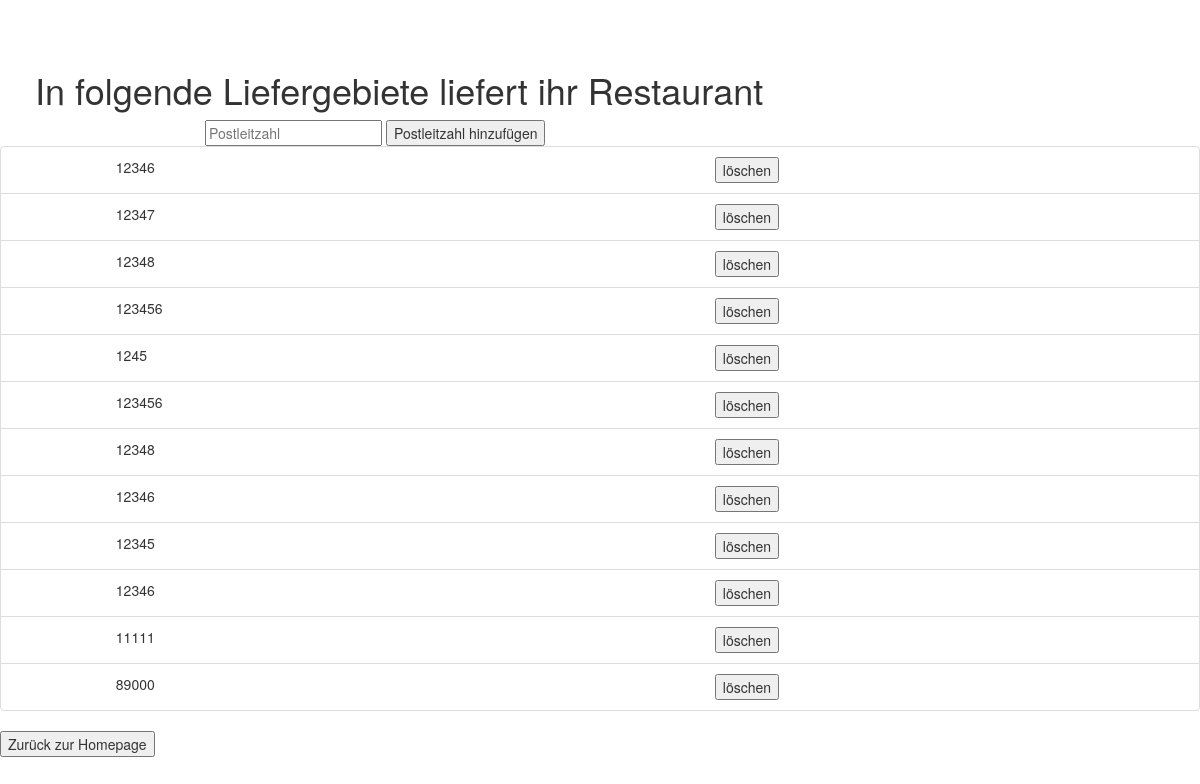
Page /restaurant/postcodes (signed in) on the committed database.
### tables this page shows
CREATE TABLE 'postcodes'('id' INTEGER PRIMARY KEY AUTOINCREMENT,'restaurant_username' TEXT, postcode INTEGER, FOREIGN KEY(restaurant_username) REFERENCES restaurant(username));

### app.py (the view)
@app.route("/restaurant/postcodes", methods =['POST', 'GET'])
def restaurant_postcodes():
    if(not 'restaurant_username' in session):
        return render_template('restaurant_login.html')
    username = session['restaurant_username']
    return render_template("restaurant_postcodes.html" , postcodes= zugreifer.getPostcodesForRestaurant(username), message = None)

### zugreifer.py (called while the page is built)
def getPostcodesForRestaurant(restaurant_username):
    con = sqlite3.connect('Database.db')
    cur = con.cursor()
    result = cur.execute("SELECT * FROM postcodes WHERE restaurant_username= '" +restaurant_username + "'");
    postcodes = list()
    for x in result:
        postcodes.append(postcodeitem(x[0], x[1], x[2]))
    cur.close()
    con.close()
    print("Found "+str(len(postcodes)) +" postcode(s) for restaurant with username: "+ restaurant_username)
    return postcodes

### templates/restaurant_postcodes.html (shortened to what this page needs)
<!DOCTYPE html>
<html lang="en">
<head>
    <link rel="stylesheet" href="https://maxcdn.bootstrapcdn.com/bootstrap/3.4.1/css/bootstrap.min.css">
</head>
<body>
    <div class = "row">
        <h1 style="padding-top: 50px; padding-left: 50px;">
            In folgende Liefergebiete liefert ihr Restaurant
        </h1>
    </div>
        <div class="row">
            <form action="{{ url_for('add_Postcode') }}" method=post >
                <div class=" col-sm-2"></div>
                <div class=" col-sm-5">
                    <input type="text" name="postcode_To_Add" placeholder="Postleitzahl">
                    <button type="submit">Postleitzahl hinzufügen</button>
                </div>
            </form>
        </div>
    <ul class="list-group">
        {% for postcodeitem in postcodes %}
            <li class="list-group-item" style="list-style-type: none;">
                <div class="row">
                    <div class="col-sm-1"></div>
                    <div class="col-sm-3">
                        {{ postcodeitem.postcode }}
                    </div>
                    <div class="col-sm-3">
                    </div>
                    <div class="col-sm-3">
                        <form action="{{ url_for('delete_Postcode',postcodeId =postcodeitem.postcodeId) }}" method=post >
                            <button type="submit">löschen</button>
                          </form>
                    </div>
            </li>
        {% endfor %}
    </ul>
    <div>
        <div class="row-sm-20">
            <form action="/restaurant" method="get">
                <button type="submit">Zurück zur Homepage</button>
            </form>
        </div>
    </div>
</body>
</html>

### rows in the picture
postcodes: postcode "12346"
postcodes: postcode "12347"
postcodes: postcode "12348"
postcodes: postcode "123456"
postcodes: postcode "1245"
postcodes: postcode "123456"
postcodes: postcode "12348"
postcodes: postcode "12346"
postcodes: postcode "12345"
postcodes: postcode "12346"
postcodes: postcode "11111"
postcodes: postcode "89000"
